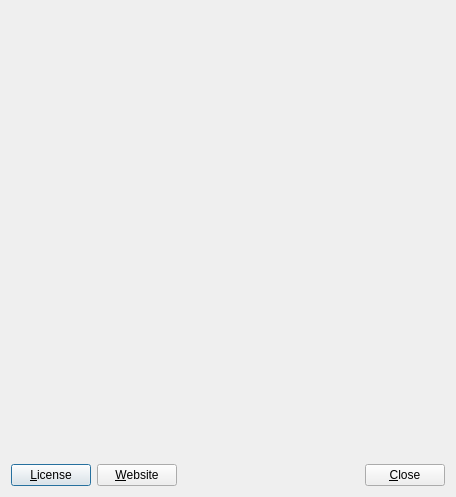
<?xml version="1.0" encoding="UTF-8"?>
<ui version="4.0">
 <class>AboutDialog</class>
 <widget class="QDialog" name="AboutDialog">
  <property name="windowModality">
   <enum>Qt::WindowModal</enum>
  </property>
  <property name="geometry">
   <rect>
    <x>0</x>
    <y>0</y>
    <width>456</width>
    <height>497</height>
   </rect>
  </property>
  <property name="sizePolicy">
   <sizepolicy hsizetype="Fixed" vsizetype="Fixed">
    <horstretch>0</horstretch>
    <verstretch>0</verstretch>
   </sizepolicy>
  </property>
  <property name="windowTitle">
   <string>About gLabels</string>
  </property>
  <property name="modal">
   <bool>true</bool>
  </property>
  <layout class="QVBoxLayout" name="verticalLayout" stretch="0,0,1,0">
   <item>
    <widget class="QLabel" name="Icon">
     <property name="text">
      <string/>
     </property>
     <property name="pixmap">
      <pixmap resource="../images.qrc">:/images/glabels-logo.png</pixmap>
     </property>
     <property name="alignment">
      <set>Qt::AlignCenter</set>
     </property>
    </widget>
   </item>
   <item>
    <widget class="QLabel" name="label">
     <property name="text">
      <string/>
     </property>
     <property name="pixmap">
      <pixmap resource="../images.qrc">:/images/glabels-label-designer.png</pixmap>
     </property>
     <property name="alignment">
      <set>Qt::AlignCenter</set>
     </property>
    </widget>
   </item>
   <item>
    <widget class="QLabel" name="aboutLabel">
     <property name="text">
      <string/>
     </property>
     <property name="textFormat">
      <enum>Qt::RichText</enum>
     </property>
     <property name="alignment">
      <set>Qt::AlignLeading|Qt::AlignLeft|Qt::AlignTop</set>
     </property>
     <property name="wordWrap">
      <bool>true</bool>
     </property>
     <property name="margin">
      <number>10</number>
     </property>
    </widget>
   </item>
   <item>
    <layout class="QHBoxLayout" name="horizontalLayout">
     <item>
      <widget class="QPushButton" name="licenseButton">
       <property name="text">
        <string>&amp;License</string>
       </property>
      </widget>
     </item>
     <item>
      <widget class="QPushButton" name="websiteButton">
       <property name="text">
        <string>&amp;Website</string>
       </property>
      </widget>
     </item>
     <item>
      <spacer name="horizontalSpacer_3">
       <property name="orientation">
        <enum>Qt::Horizontal</enum>
       </property>
       <property name="sizeHint" stdset="0">
        <size>
         <width>40</width>
         <height>20</height>
        </size>
       </property>
      </spacer>
     </item>
     <item>
      <widget class="QPushButton" name="closeButton">
       <property name="text">
        <string>&amp;Close</string>
       </property>
      </widget>
     </item>
    </layout>
   </item>
  </layout>
 </widget>
 <resources>
  <include location="../images.qrc"/>
 </resources>
 <connections>
  <connection>
   <sender>closeButton</sender>
   <signal>clicked()</signal>
   <receiver>AboutDialog</receiver>
   <slot>accept()</slot>
   <hints>
    <hint type="sourcelabel">
     <x>322</x>
     <y>306</y>
    </hint>
    <hint type="destinationlabel">
     <x>340</x>
     <y>316</y>
    </hint>
   </hints>
  </connection>
  <connection>
   <sender>websiteButton</sender>
   <signal>clicked()</signal>
   <receiver>AboutDialog</receiver>
   <slot>onWebsiteButtonClicked()</slot>
   <hints>
    <hint type="sourcelabel">
     <x>202</x>
     <y>296</y>
    </hint>
    <hint type="destinationlabel">
     <x>211</x>
     <y>312</y>
    </hint>
   </hints>
  </connection>
  <connection>
   <sender>licenseButton</sender>
   <signal>clicked()</signal>
   <receiver>AboutDialog</receiver>
   <slot>onLicenseButtonClicked()</slot>
   <hints>
    <hint type="sourcelabel">
     <x>110</x>
     <y>294</y>
    </hint>
    <hint type="destinationlabel">
     <x>116</x>
     <y>313</y>
    </hint>
   </hints>
  </connection>
 </connections>
 <slots>
  <slot>onWebsiteButtonClicked()</slot>
  <slot>onLicenseButtonClicked()</slot>
 </slots>
</ui>
